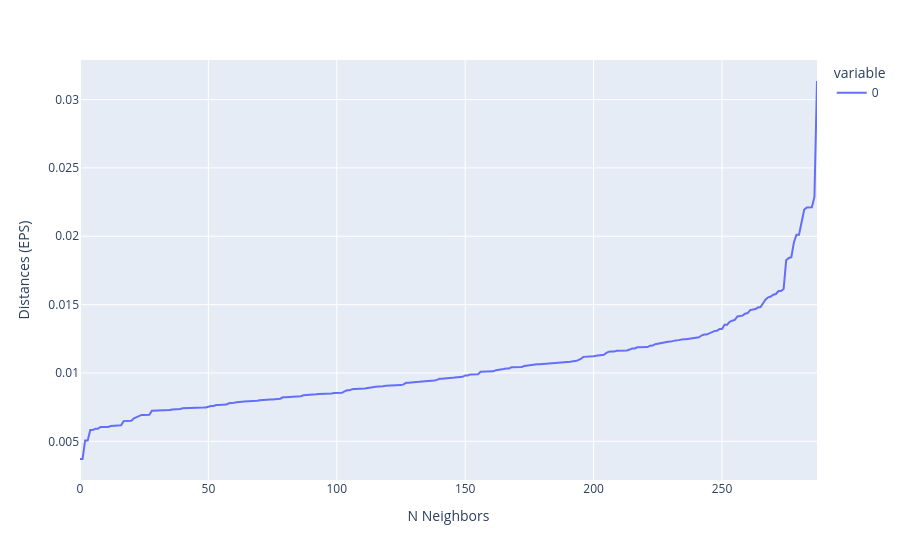

Here is the notebook cell this chart was saved with:
### Code cell
''' Nearest Neighbors '''
## GOAL: estimate ideal parameter values for epsilon (eps)

# Init model
k_neighbors_model = NearestNeighbors(n_neighbors=cluster_n_features)

# Fit and find nearest neighbors
k_neighbors_model.fit(cluster_input)
distances, indices = k_neighbors_model.kneighbors(cluster_input)

# Plot sorted distances, find the "elbow"
distances = np.sort(distances, axis=0)
distances = distances[:,1]

fig = px.line(
    data_frame=distances
)
fig.update_layout(xaxis_title='N Neighbors', yaxis_title='Distances (EPS)')
fig.show()

### Figure 1 — Plotly figure (JSON) as saved in the notebook; plotly's stock layout.template omitted (floating-point values rounded to 4 significant figures; data arrays with more than 128 entries replaced by an {"elided": "..."} marker saying what was removed)
{"data": [{"hovertemplate": "variable=0<br>index=%{x}<br>value=%{y}<extra></extra>", "legendgroup": "0", "line": {"color": "#636efa", "dash": "solid"}, "marker": {"symbol": "circle"}, "mode": "lines", "name": "0", "orientation": "v", "showlegend": true, "type": "scatter", "x": {"elided": "288 int values"}, "xaxis": "x", "y": {"elided": "288 float values"}, "yaxis": "y"}], "layout": {"legend": {"title": {"text": "variable"}, "tracegroupgap": 0}, "margin": {"t": 60}, "xaxis": {"anchor": "y", "domain": [0, 1], "title": {"text": "N Neighbors"}}, "yaxis": {"anchor": "x", "domain": [0, 1], "title": {"text": "Distances (EPS)"}}}}
